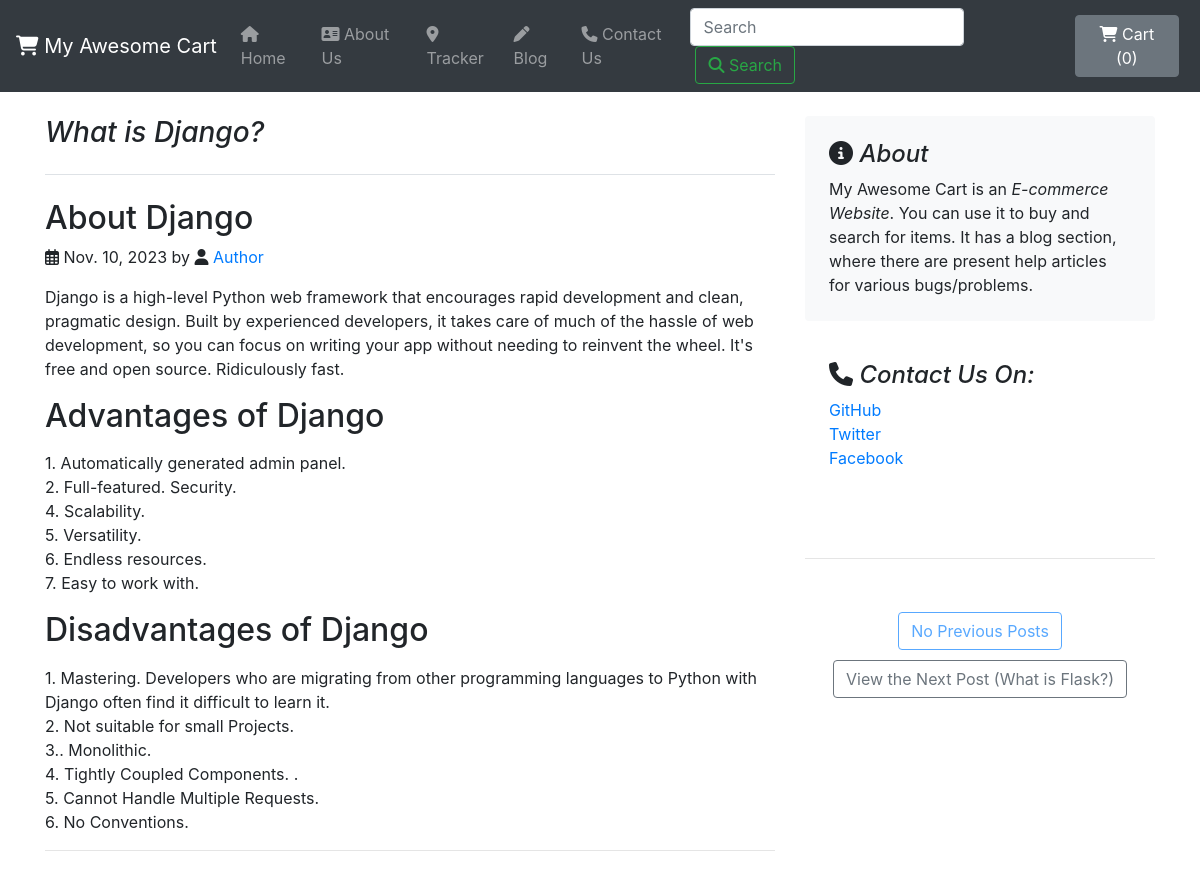
/blog/post/5, run on the app's committed database.
### blog/models.py (models this page shows, shortened)
class Blogpost(models.Model):
    post_id = models.AutoField(primary_key=True)
    title = models.CharField(max_length=100)
    head0 = models.CharField(default='', max_length=500)
    chead0 = models.TextField(default='', max_length=5000)
    head1 = models.CharField(default='', max_length=500)
    chead1 = models.TextField(default='', max_length=5000)
    head2 = models.CharField(default='', max_length=500)
    chead2 = models.TextField(default='', max_length=5000)
    pub_date = models.DateField()
    thumbnail = models.ImageField(upload_to="blog/images", default="")

### blog/views.py (the view)
# urls.py: path('post/<int:id>', views.blogpost, name="blogPost"),
def blogpost(request, id):
    post = get_object_or_404(Blogpost, post_id=id)
    next_post = Blogpost.objects.filter(post_id=id + 1).first()
    prev_post = Blogpost.objects.filter(post_id=id - 1).first()
    if not next_post:
        next_post = "No New Posts..."
    if not prev_post:
        prev_post = "No Previous Posts..."
    return render(request, "blog/blogpost.html", {'post': post, 'next_post': next_post, 'prev_post': prev_post})
    return render(request, 'blog/index.html', {'posts': allPosts[0]})

### blog/templates/blog/blogpost.html (shortened to what this page needs)
{% extends "blog/basic.html" %}
{% block body %}
<body>
    <div class="container">
        <div class="row mt-4">
            <div class="col-md-8 blog-main">
                <h3 class="pb-4 mb-4 font-italic border-bottom">
                    {{ post.title }}
                </h3>
                <div class="blog-post">
                    <h2 class="blog-post-title">{{ post.head0 }}</h2>
                    <p class="blog-post-meta"><i class="fa-regular fa-calendar-days"></i> {{ post.pub_date }} by <i
                            class="fa-solid fa-user"></i> <a href="#">Author</a></p>
                    <p> {{ post.chead0|linebreaks }} </p>
                    <h2>{{ post.head1 }}</h2>
                    <p>{{ post.chead1|linebreaks }} </p>
                    <h2>{{ post.head2 }}</h2>
                    <p> {{ post.chead2|linebreaks }} </p>
                </div>
            <hr class="mt-b mb-5">
            </div>
            <aside class="col-md-4 blog-sidebar">
                <div class="p-4 mb-3 bg-light rounded">
                    <h4 class="font-italic"><i class="fa-solid fa-circle-info"></i> About</h4>
                    <p class="mb-0">My Awesome Cart is an <em>E-commerce Website</em>.
                        You can use it to buy and search for items.
                        It has a blog section, where there are present help articles for various bugs/problems.
                    </p>
                </div>
                <div class="p-4">
                    <h4 class="font-italic"><i class="fa-solid fa-phone"></i> Contact Us On:</h4>
                    <ol class="list-unstyled">
                        <li><a href="#">GitHub</a></li>
                        <li><a href="#">Twitter</a></li>
                        <li><a href="#">Facebook</a></li>
                    </ol>
                </div>
                <hr class="mt-5 mb-5">
                <nav class="blog-pagination text-center">
                    {% if prev_post != "No Previous Posts..." %}
                    <a class="btn btn-outline-primary" href="/blog/post/{{ prev_post.post_id|slice:':10' }}">View the
                        Previous Post
                        ({{ prev_post.title }})</a>
                    {% else %}
                    <button class="btn btn-outline-primary disabled" disabled>No Previous Posts</button>
                    {% endif %}
                    {% if next_post != "No New Posts..." %}
                    <a class="btn btn-outline-secondary" href="/blog/post/{{ next_post.post_id|slice:':10' }}"
                        tabindex="-1">View the Next Post
                        ({{ next_post.title }})</a>
                    {% else %}
                    <button class="btn btn-outline-secondary disabled" disabled>No New Posts</button>
                    {% endif %}
                </nav>
            </aside>
        </div>
    </div>
</body>
{% endblock body %}

### blog/templates/blog/basic.html (style rules this page uses)
.btn, .btn-secondary { margin: 5px; }

### data on the page
Blogpost: title "What is Django?", head0 "About Django", pub_date "Nov. 10, 2023", chead0 "Django is a high-level Python web framework that encourages rapid development and clean, pragmatic design. Built by experienced developers, it takes care of much of the hassle of web development, so you can focus on writing your app without needing to reinvent the wheel. It's free and open source. Ridiculously fast.", head1 "Advantages of Django", chead1 "1. Automatically generated admin panel. 2. Full-featured. Security. 4. Scalability. 5. Versatility. 6. Endless resources. 7. Easy to work with.", head2 "Disadvantages of Django", chead2 "1. Mastering. Developers who are migrating from other programming languages to Python with Django often find it difficult to learn it. 2. Not suitable for small Projects. 3.. Monolithic. 4. Tightly Coupled Components. . 5. Cannot Handle Multiple Requests. 6. No Conventions."
Blogpost: title "What is Flask?"
